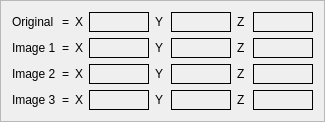
              <widget class="QFrame" name="frame_coordinate">
               <property name="frameShape">
                <enum>QFrame::StyledPanel</enum>
               </property>
               <property name="frameShadow">
                <enum>QFrame::Raised</enum>
               </property>
               <layout class="QVBoxLayout" name="verticalLayout_10">
                <item>
                 <layout class="QGridLayout" name="gridLayout">
                  <item row="2" column="1">
                   <widget class="QLabel" name="label_32">
                    <property name="maximumSize">
                     <size>
                      <width>10</width>
                      <height>16777215</height>
                     </size>
                    </property>
                    <property name="text">
                     <string>=</string>
                    </property>
                   </widget>
                  </item>
                  <item row="1" column="1">
                   <widget class="QLabel" name="label_18">
                    <property name="maximumSize">
                     <size>
                      <width>10</width>
                      <height>16777215</height>
                     </size>
                    </property>
                    <property name="text">
                     <string>=</string>
                    </property>
                   </widget>
                  </item>
                  <item row="2" column="3">
                   <widget class="QLabel" name="label_23">
                    <property name="minimumSize">
                     <size>
                      <width>60</width>
                      <height>20</height>
                     </size>
                    </property>
                    <property name="maximumSize">
                     <size>
                      <width>16777215</width>
                      <height>20</height>
                     </size>
                    </property>
                    <property name="frameShape">
                     <enum>QFrame::Box</enum>
                    </property>
                    <property name="text">
                     <string/>
                    </property>
                   </widget>
                  </item>
                  <item row="1" column="6">
                   <widget class="QLabel" name="label_13">
                    <property name="minimumSize">
                     <size>
                      <width>10</width>
                      <height>0</height>
                     </size>
                    </property>
                    <property name="maximumSize">
                     <size>
                      <width>10</width>
                      <height>16777215</height>
                     </size>
                    </property>
                    <property name="text">
                     <string>Z</string>
                    </property>
                   </widget>
                  </item>
                  <item row="3" column="1">
                   <widget class="QLabel" name="label_33">
                    <property name="maximumSize">
                     <size>
                      <width>10</width>
                      <height>16777215</height>
                     </size>
                    </property>
                    <property name="text">
                     <string>=</string>
                    </property>
                   </widget>
                  </item>
                  <item row="3" column="3">
                   <widget class="QLabel" name="label_31">
                    <property name="minimumSize">
                     <size>
                      <width>0</width>
                      <height>20</height>
                     </size>
                    </property>
                    <property name="maximumSize">
                     <size>
                      <width>16777215</width>
                      <height>20</height>
                     </size>
                    </property>
                    <property name="frameShape">
                     <enum>QFrame::Box</enum>
                    </property>
                    <property name="text">
                     <string/>
                    </property>
                   </widget>
                  </item>
                  <item row="1" column="4">
                   <widget class="QLabel" name="label_10">
                    <property name="maximumSize">
                     <size>
                      <width>10</width>
                      <height>16777215</height>
                     </size>
                    </property>
                    <property name="text">
                     <string>Y</string>
                    </property>
                   </widget>
                  </item>
                  <item row="0" column="1">
                   <widget class="QLabel" name="label_17">
                    <property name="maximumSize">
                     <size>
                      <width>10</width>
                      <height>16777215</height>
                     </size>
                    </property>
                    <property name="text">
                     <string>=</string>
                    </property>
                   </widget>
                  </item>
                  <item row="3" column="6">
                   <widget class="QLabel" name="label_21">
                    <property name="minimumSize">
                     <size>
                      <width>10</width>
                      <height>0</height>
                     </size>
                    </property>
                    <property name="maximumSize">
                     <size>
                      <width>10</width>
                      <height>16777215</height>
                     </size>
                    </property>
                    <property name="text">
                     <string>Z</string>
                    </property>
                   </widget>
                  </item>
                  <item row="1" column="7">
                   <widget class="QLabel" name="label_15">
                    <property name="minimumSize">
                     <size>
                      <width>60</width>
                      <height>0</height>
                     </size>
                    </property>
                    <property name="frameShape">
                     <enum>QFrame::Box</enum>
                    </property>
                    <property name="text">
                     <string/>
                    </property>
                   </widget>
                  </item>
                  <item row="1" column="5">
                   <widget class="QLabel" name="label_11">
                    <property name="minimumSize">
                     <size>
                      <width>60</width>
                      <height>0</height>
                     </size>
                    </property>
                    <property name="frameShape">
                     <enum>QFrame::Box</enum>
                    </property>
                    <property name="text">
                     <string/>
                    </property>
                   </widget>
                  </item>
                  <item row="3" column="2">
                   <widget class="QLabel" name="label_20">
                    <property name="minimumSize">
                     <size>
                      <width>0</width>
                      <height>0</height>
                     </size>
                    </property>
                    <property name="text">
                     <string>X</string>
                    </property>
                   </widget>
                  </item>
                  <item row="3" column="0">
                   <widget class="QLabel" name="label_28">
                    <property name="text">
                     <string>Image 3</string>
                    </property>
                   </widget>
                  </item>
                  <item row="3" column="7">
                   <widget class="QLabel" name="label_30">
                    <property name="minimumSize">
                     <size>
                      <width>60</width>
                      <height>0</height>
                     </size>
                    </property>
                    <property name="frameShape">
                     <enum>QFrame::Box</enum>
                    </property>
                    <property name="text">
                     <string/>
                    </property>
                   </widget>
                  </item>
                  <item row="2" column="6">
                   <widget class="QLabel" name="label_25">
                    <property name="minimumSize">
                     <size>
                      <width>0</width>
                      <height>0</height>
                     </size>
                    </property>
                    <property name="text">
                     <string>Z</string>
                    </property>
                   </widget>
                  </item>
                  <item row="3" column="4">
                   <widget class="QLabel" name="label_27">
                    <property name="maximumSize">
                     <size>
                      <width>10</width>
                      <height>16777215</height>
                     </size>
                    </property>
                    <property name="text">
                     <string>Y</string>
                    </property>
                   </widget>
                  </item>
                  <item row="1" column="3">
                   <widget class="QLabel" name="label_16">
                    <property name="minimumSize">
                     <size>
                      <width>0</width>
                      <height>20</height>
                     </size>
                    </property>
                    <property name="maximumSize">
                     <size>
                      <width>16777215</width>
                      <height>20</height>
                     </size>
                    </property>
                    <property name="frameShape">
                     <enum>QFrame::Box</enum>
                    </property>
                    <property name="text">
                     <string/>
                    </property>
                   </widget>
                  </item>
                  <item row="2" column="2">
                   <widget class="QLabel" name="label_26">
                    <property name="minimumSize">
                     <size>
                      <width>0</width>
                      <height>0</height>
                     </size>
                    </property>
                    <property name="maximumSize">
                     <size>
                      <width>10</width>
                      <height>16777215</height>
                     </size>
                    </property>
                    <property name="text">
                     <string>X</string>
                    </property>
                   </widget>
                  </item>
                  <item row="2" column="7">
                   <widget class="QLabel" name="label_22">
                    <property name="minimumSize">
                     <size>
                      <width>60</width>
                      <height>0</height>
                     </size>
                    </property>
                    <property name="frameShape">
                     <enum>QFrame::Box</enum>
                    </property>
                    <property name="text">
                     <string/>
                    </property>
                   </widget>
                  </item>
                  <item row="0" column="3">
                   <widget class="QLabel" name="label_7">
                    <property name="minimumSize">
                     <size>
                      <width>60</width>
                      <height>20</height>
                     </size>
                    </property>
                    <property name="maximumSize">
                     <size>
                      <width>16777215</width>
                      <height>20</height>
                     </size>
                    </property>
                    <property name="frameShape">
                     <enum>QFrame::Box</enum>
                    </property>
                    <property name="text">
                     <string/>
                    </property>
                   </widget>
                  </item>
                  <item row="1" column="2">
                   <widget class="QLabel" name="label_6">
                    <property name="minimumSize">
                     <size>
                      <width>0</width>
                      <height>0</height>
                     </size>
                    </property>
                    <property name="text">
                     <string>X</string>
                    </property>
                   </widget>
                  </item>
                  <item row="0" column="5">
                   <widget class="QLabel" name="label_9">
                    <property name="minimumSize">
                     <size>
                      <width>60</width>
                      <height>20</height>
                     </size>
                    </property>
                    <property name="frameShape">
                     <enum>QFrame::Box</enum>
                    </property>
                    <property name="text">
                     <string/>
                    </property>
                   </widget>
                  </item>
                  <item row="0" column="2">
                   <widget class="QLabel" name="label_2">
                    <property name="minimumSize">
                     <size>
                      <width>0</width>
                      <height>0</height>
                     </size>
                    </property>
                    <property name="maximumSize">
                     <size>
                      <width>10</width>
                      <height>16777215</height>
                     </size>
                    </property>
                    <property name="text">
                     <string>X</string>
                    </property>
                   </widget>
                  </item>
                  <item row="0" column="6">
                   <widget class="QLabel" name="label_12">
                    <property name="minimumSize">
                     <size>
                      <width>0</width>
                      <height>0</height>
                     </size>
                    </property>
                    <property name="text">
                     <string>Z</string>
                    </property>
                   </widget>
                  </item>
                  <item row="2" column="5">
                   <widget class="QLabel" name="label_19">
                    <property name="minimumSize">
                     <size>
                      <width>60</width>
                      <height>0</height>
                     </size>
                    </property>
                    <property name="frameShape">
                     <enum>QFrame::Box</enum>
                    </property>
                    <property name="text">
                     <string/>
                    </property>
                   </widget>
                  </item>
                  <item row="2" column="0">
                   <widget class="QLabel" name="label_3">
                    <property name="text">
                     <string>Image 2</string>
                    </property>
                   </widget>
                  </item>
                  <item row="3" column="5">
                   <widget class="QLabel" name="label_29">
                    <property name="minimumSize">
                     <size>
                      <width>60</width>
                      <height>0</height>
                     </size>
                    </property>
                    <property name="frameShape">
                     <enum>QFrame::Box</enum>
                    </property>
                    <property name="text">
                     <string/>
                    </property>
                   </widget>
                  </item>
                  <item row="2" column="4">
                   <widget class="QLabel" name="label_24">
                    <property name="minimumSize">
                     <size>
                      <width>10</width>
                      <height>0</height>
                     </size>
                    </property>
                    <property name="text">
                     <string>Y</string>
                    </property>
                   </widget>
                  </item>
                  <item row="0" column="7">
                   <widget class="QLabel" name="label_14">
                    <property name="minimumSize">
                     <size>
                      <width>60</width>
                      <height>20</height>
                     </size>
                    </property>
                    <property name="frameShape">
                     <enum>QFrame::Box</enum>
                    </property>
                    <property name="text">
                     <string/>
                    </property>
                   </widget>
                  </item>
                  <item row="0" column="4">
                   <widget class="QLabel" name="label_8">
                    <property name="minimumSize">
                     <size>
                      <width>10</width>
                      <height>0</height>
                     </size>
                    </property>
                    <property name="text">
                     <string>Y</string>
                    </property>
                   </widget>
                  </item>
                  <item row="1" column="0">
                   <widget class="QLabel" name="label_4">
                    <property name="text">
                     <string>Image 1</string>
                    </property>
                   </widget>
                  </item>
                  <item row="0" column="0">
                   <widget class="QLabel" name="label">
                    <property name="text">
                     <string>Original</string>
                    </property>
                   </widget>
                  </item>
                 </layout>
                </item>
               </layout>
              </widget>
